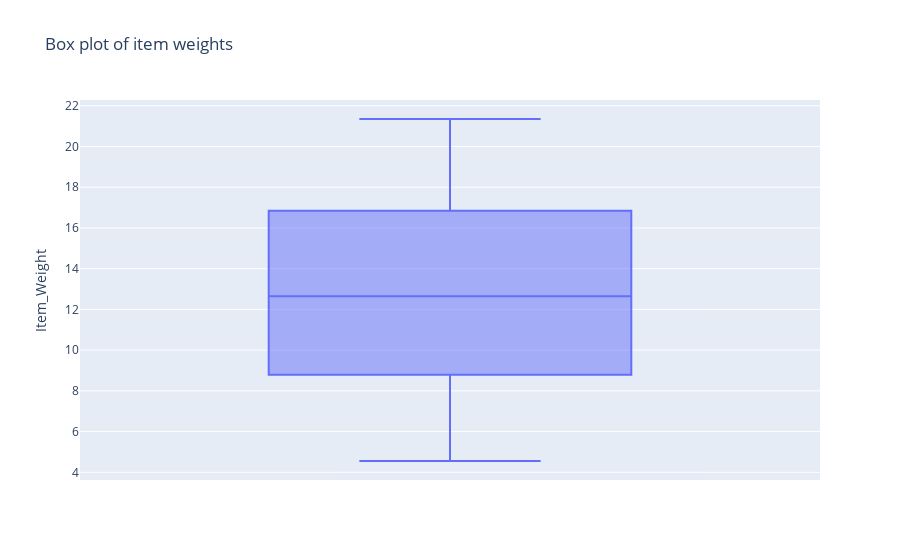

The code cell stored with this chart in its notebook:
### Markdown cell above
1. Item weights

### Code cell
ex.box(data_frame=df, y=df['Item_Weight'], title="Box plot of item weights")

### Figure 1 — Plotly figure (JSON) as saved in the notebook; plotly's stock layout.template omitted (floating-point values rounded to 4 significant figures; data arrays with more than 128 entries replaced by an {"elided": "..."} marker saying what was removed)
{"data": [{"alignmentgroup": "True", "hovertemplate": "Item_Weight=%{y}<extra></extra>", "legendgroup": "", "marker": {"color": "#636efa"}, "name": "", "notched": false, "offsetgroup": "", "orientation": "v", "showlegend": false, "type": "box", "x0": " ", "xaxis": "x", "y": {"elided": "8523 float values"}, "y0": " ", "yaxis": "y"}], "layout": {"boxmode": "group", "legend": {"tracegroupgap": 0}, "title": {"text": "Box plot of item weights"}, "xaxis": {"anchor": "y", "domain": [0, 1]}, "yaxis": {"anchor": "x", "domain": [0, 1], "title": {"text": "Item_Weight"}}}}
